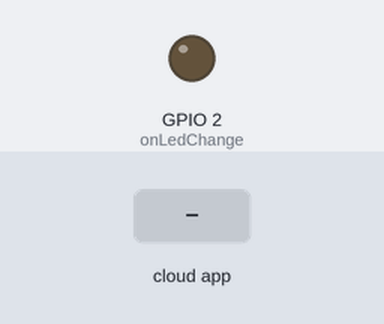
Bench run of a sketch on a simulated ESP32. Parts: output pins drawn as LEDs (lit = HIGH). The inputs (shaded band) are chosen by the test bench. WiFi joins after 1.5 s; servers stay silent unless stated.

Above: at 2.7 s.
2.8 s: the phone or cloud app sets led to 0
At 4.1 s:
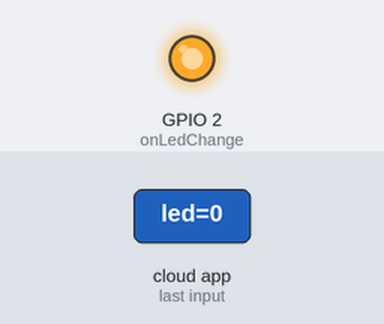
4.5 s: the phone or cloud app sets led to 1
At 5.3 s:
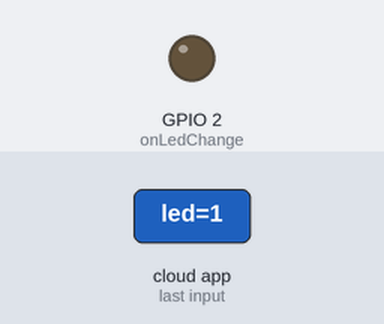
Timing chart, 0 to 7.5 s (numbered marks = the images above; inputs shaded):
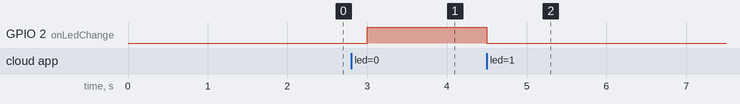

Measured:
- after the input at 2.8 s, GPIO 2 (onLedChange): LOW → HIGH after 0.20 s
- after the input at 4.5 s, GPIO 2 (onLedChange): HIGH → LOW at once

The sketch:

led.ino
```cpp
/*
  Sketch generated by the Arduino IoT Cloud Thing "Untitled"
  https://create.arduino.cc/cloud/things/05b7dad7-1cc6-46c4-bb08-19cb8996d870

  Arduino IoT Cloud Variables description

  The following variables are automatically generated and updated when changes are made to the Thing

  CloudLight led;

  Variables which are marked as READ/WRITE in the Cloud Thing will also have functions
  which are called when their values are changed from the Dashboard.
  These functions are generated with the Thing and added at the end of this sketch.
*/

#include "thingProperties.h"

void setup() {
  pinMode(2, OUTPUT);
  // Initialize serial and wait for port to open:
  Serial.begin(9600);
  // This delay gives the chance to wait for a Serial Monitor without blocking if none is found
  delay(1500);

  // Defined in thingProperties.h
  initProperties();

  // Connect to Arduino IoT Cloud
  ArduinoCloud.begin(ArduinoIoTPreferredConnection);

  /*
     The following function allows you to obtain more information
     related to the state of network and IoT Cloud connection and errors
     the higher number the more granular information youâ  ll get.
     The default is 0 (only errors).
     Maximum is 4
 */
  setDebugMessageLevel(2);
  ArduinoCloud.printDebugInfo();
}

void loop() {
  ArduinoCloud.update();
  // Your code here

/*
  Since LED is READ_WRITE variable, onLEDChange() is
  executed every time a new value is received from IoT Cloud.
*/
}
void onLedChange()  {
  // Add your code here to act upon Led change
  if (digitalRead(2) == LOW){
    digitalWrite(2,HIGH);
  }
  else{
    digitalWrite(2,LOW);
}
/*
  Since Led is READ_WRITE variable, onLedChange() is
  executed every time a new value is received from IoT Cloud.
*/
}
```

thingProperties.h
```cpp
// Code generated by Arduino IoT Cloud, DO NOT EDIT.

#include <ArduinoIoTCloud.h>
#include <Arduino_ConnectionHandler.h>

const char DEVICE_LOGIN_NAME[]  = "1b53c8e5-e685-411a-a3e1-8833017ec968";

const char SSID[]               = "DeeThunder" ;    // Network SSID (name)
const char PASS[]               = "Deetunda15";    // Network password (use for WPA, or use as key for WEP)
const char DEVICE_KEY[]  = "3QAsIBM79WzFPwNJI#Zb@SKuD";    // Secret device password

void onLedChange();

CloudLight led;

void initProperties(){

  ArduinoCloud.setBoardId(DEVICE_LOGIN_NAME);
  ArduinoCloud.setSecretDeviceKey(DEVICE_KEY);
  ArduinoCloud.addProperty(led, READWRITE, ON_CHANGE, onLedChange);

}

WiFiConnectionHandler ArduinoIoTPreferredConnection(SSID, PASS);
```
